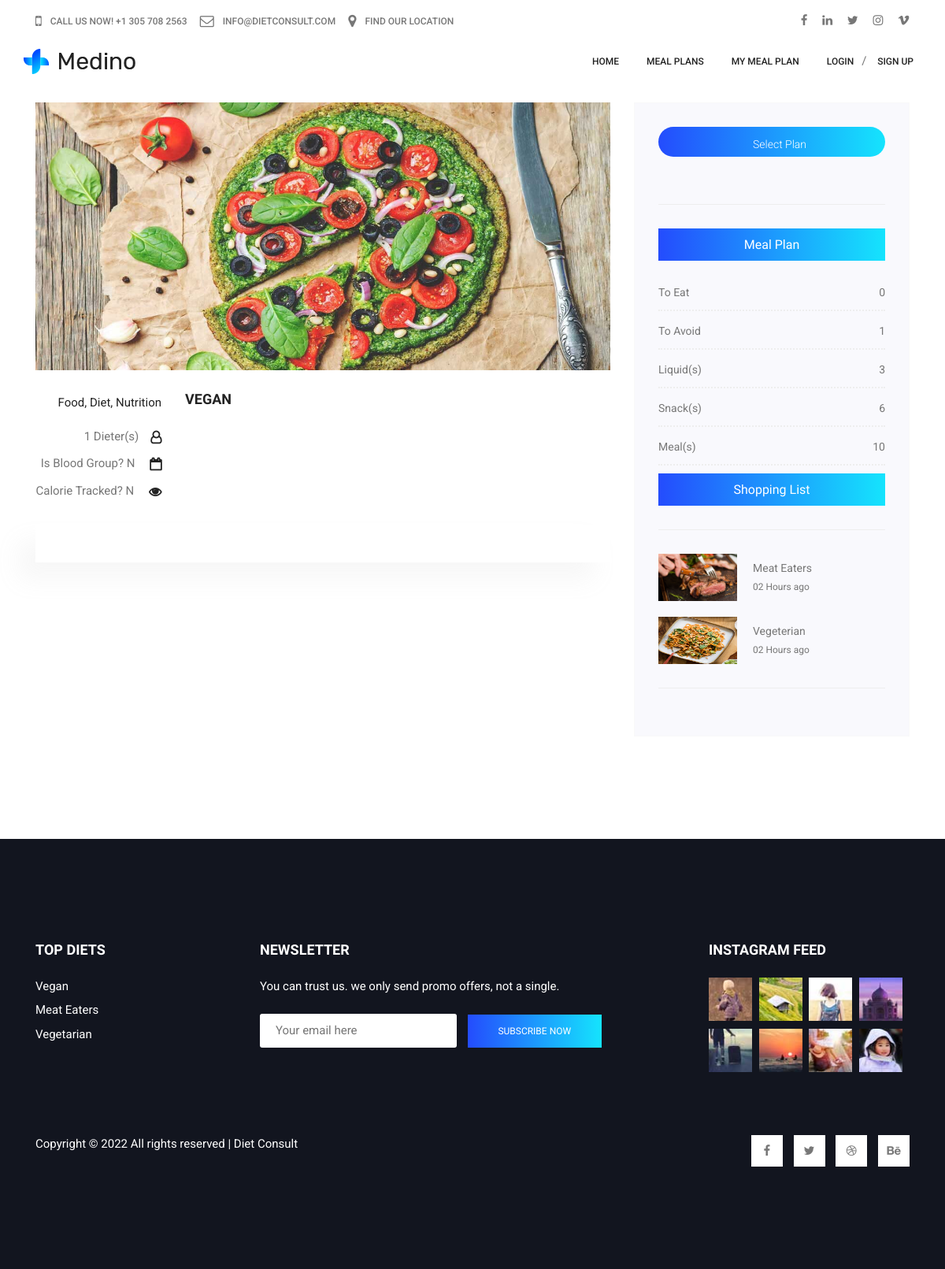
/mealplans/2/info, run on the app's committed database.
### tables this page shows
CREATE TABLE `diet_types` (
  `diet_type_id` int(11) NOT NULL,
  `plan` varchar(450) NOT NULL,
  `summary` varchar(1250) DEFAULT NULL,
  `description` varchar(6500) DEFAULT NULL,
  `image` varchar(50) DEFAULT NULL,
  `diet_super` int(11) DEFAULT NULL,
  `is_calorie_tracking` tinyint(1) NOT NULL,
  `calorie_intake_per_day` varchar(30) DEFAULT NULL,
  `calorie_burnt_per_day` varchar(30) DEFAULT NULL,
  `is_blood_group` tinyint(1) NOT NULL,
  `date_added` timestamp NOT NULL DEFAULT current_timestamp()
);

### application/controllers/Home.php (called while the page is built, shortened)
<?php
class Home extends CI_Controller {
	public function __construct(){
        $this -> load -> helper('url');
		$this -> load -> helper('form');
		$this -> load -> database();
		$this->load->library('session');
        $this -> load -> model('Accounts_Model');
        $this -> load -> model('DietTypes_Model');
        $this -> load -> model('Foods_Model');
        $this -> load -> model('Liquids_Model');
        $this -> load -> model('Snacks_Model');
        $this -> load -> model('Ingredients_Model');
        $this -> load -> model('ShoppingList_Model');
    }
	public function mealplan_info($diet_type_id)
	{
        $data = [];
		$mealplan_info = $this -> DietTypes_Model -> get_info($diet_type_id);
		$data["page_title"] = $mealplan_info -> plan . " (Info)";
		$mealplan_foods = $this -> Foods_Model -> get_multiple_by("diet_type_id", $diet_type_id);
		$mealplan_liquids = $this -> Liquids_Model -> get_multiple_by("diet_type_id", $diet_type_id);
		$mealplan_snacks = $this -> Snacks_Model -> get_multiple_by("diet_type_id", $diet_type_id);
		$mealplan_ingredients = $this -> Ingredients_Model -> get_multiple_by("diet_type_id", $diet_type_id);
		$mealplan_accounts = $this -> Accounts_Model -> get_multiple_by("choosen_plan", $diet_type_id);
		$mealplans = $this -> DietTypes_Model -> get_all();
		$data["mealplan_info"] = $mealplan_info;
		$data["mealplan_foods"] = $mealplan_foods;
		$data["mealplan_liquids"] = $mealplan_liquids;
		$data["mealplan_snacks"] = $mealplan_snacks;
		$data["mealplan_ingredients"] = $mealplan_ingredients;
		$data["mealplan_accounts"] = $mealplan_accounts;
		$data["mealplans"] = $mealplans;
        $this->render('mealplan_info', $data);
	}
	public function render($route, $data = [])
	{
	    $this->load->view('inc/site/header', $data);
		$this->load->view('site/home/'.$route, $data);
        $this->load->view('inc/site/footer', $data);
	}
}
?>

### index.php (called while the page is built, shortened)
<?php
require_once BASEPATH.'core/CodeIgniter.php';

### application/models/DietTypes_Model.php (called while the page is built, shortened)
<?php
class diettypes_model extends CI_model {
    public function get_all(){
        $query = $this -> db-> query("select * from diet_types");
        if($query->num_rows() > 0) return $query->result();
		else return FALSE;
    }
	public function get_info($id){
        $query = $this -> db-> query("select * from diet_types where diet_type_id = '$id'");
        if($query->num_rows() > 0) return $query->row();
		else return FALSE;
    }
}
?>

### application/models/Accounts_Model.php (called while the page is built, shortened)
<?php
class accounts_model extends CI_model {
	public function get_multiple_by($column, $value){
        $query = $this -> db-> query("select * from accounts where $column = '$value'");
        if($query->num_rows() > 0) return $query->result();
		else return FALSE;
    }
}
?>

### application/models/Ingredients_Model.php (called while the page is built, shortened)
<?php
class ingredients_model extends CI_model {
	public function get_multiple_by($column, $value){
        $query = $this -> db-> query("select * from ingredients where $column = '$value'");
        if($query->num_rows() > 0) return $query->result();
		else return FALSE;
    }
}
?>

### application/models/Liquids_Model.php (called while the page is built, shortened)
<?php
class liquids_model extends CI_model {
	public function get_multiple_by($column, $value){
        $query = $this -> db-> query("select * from liquids where $column = '$value'");
        if($query->num_rows() > 0) return $query->result();
		else return FALSE;
    }
}
?>

### application/models/Snacks_Model.php (called while the page is built, shortened)
<?php
class snacks_model extends CI_model {
	public function get_multiple_by($column, $value){
        $query = $this -> db-> query("select * from snacks where $column = '$value'");
        if($query->num_rows() > 0) return $query->result();
		else return FALSE;
    }
}
?>

### application/models/Foods_Model.php (called while the page is built, shortened)
<?php
class foods_model extends CI_model {
	public function get_multiple_by($column, $value){
        $query = $this -> db-> query("select * from foods where $column = '$value'");
        if($query->num_rows() > 0) return $query->result();
		else return FALSE;
    }
}
?>

### application/views/site/home/mealplan_info.php (shortened to what this page needs)
<section class="blog_area section-padding">
    <div class="container">
        <div class="row">
            <div class="col-lg-8 posts-list">
                <div class="single-post row">
                    <div class="col-lg-12">
                        <div class="feature-img">
                            <img class="img-fluid"
                                src="<?php echo base_url('assets/images/mealplans/' . $mealplan_info -> image); ?>"
                                style="width: 730px; height: 340px;" alt="">
                        </div>
                    </div>
                    <div class="col-lg-3  col-md-3">
                        <div class="blog_info text-right">
                            <div class="post_tag">
                                <a href="javascript:{}">Food,</a>
                                <a href="javascript:{}">Diet,</a>
                                <a href="javascript:{}">Nutrition</a>
                            </div>
                            <ul class="blog_meta list">
                                <li>
                                    <a href="javascript:{}">
                                        <?php if($mealplan_accounts){echo count($mealplan_accounts);}else{echo "0";} ?>
                                        Dieter(s)<i class="fa fa-user-o"></i>
                                    </a>
                                </li>
                                <li>
                                    <a href="javascript:{}">
                                        Is Blood Group?
                                        <?php if($mealplan_info -> is_blood_group == 0){echo "N";}else{echo "Y";} ?>
                                        <i class="fa fa-calendar-o"></i>
                                    </a>
                                </li>
                                <li>
                                    <a href="javascript:{}">
                                        Calorie Tracked?
                                        <?php if($mealplan_info -> is_calorie_tracking == 0){echo "N";}else{echo "Y";} ?>
                                        <i class="fa fa-eye"></i>
                                    </a>
                                </li>
                            </ul>
                        </div>
                    </div>
                    <div class="col-lg-9 col-md-9 blog_details">
                        <h3><?php echo $mealplan_info -> plan; ?></h3>
                    </div>
                    <div class="col-lg-12">
                        <div class="quotes">
                        </div>
                    </div>
                </div>
            </div>
            <div class="col-lg-4">
                <?php $this->load->view('site/home/sections-2/sidebar_section');?>
            </div>
        </div>
    </div>
</section>

### application/views/site/home/sections-2/sidebar_section.php (shortened to what this page needs)
<div class="blog_right_sidebar">
    <aside class="single_sidebar_widget search_widget">
        <div class="input-group">
            <button class="widget_title form-control" style="cursor: pointer">Select Plan</button>
        </div>
        <div class="br"></div>
    </aside>
    <aside class="single_sidebar_widget post_category_widget">
        <a href="<?php echo base_url('mealplans/' . $mealplan_info -> diet_type_id . '/plan'); ?>">
            <h4 class="widget_title" style="cursor: pointer">Meal Plan</h4>
        </a>
        <ul class="list cat-list">
            <li>
                <a href="javascript:{}" class="d-flex justify-content-between" data-toggle="modal"
                    data-target="#toEatModal">
                    <p>To Eat</p>
                    <p>
                        <?php if ($mealplan_ingredients){ ?>
                        <?php $totake_count = 0; ?>
                        <?php  echo $totake_count; ?>
                        <?php } else{ echo "0";} ?>
                    </p>
                </a>
            </li>
            <li>
                <a href="javascript:{}" class="d-flex justify-content-between" data-toggle="modal"
                    data-target="#toAvoidModal">
                    <p>To Avoid</p>
                    <p>
                        <?php if ($mealplan_ingredients){ ?>
                        <?php $toavoid_count = 0; ?>
                        <?php foreach($mealplan_ingredients as $row) :?>
                        <?php if($row -> consumption == "Avoid"){ $toavoid_count++;} ?>
                        <?php endforeach; ?>
                        <?php  echo $toavoid_count; ?>
                        <?php } else{ echo "0";} ?>
                    </p>
                </a>
            </li>
            <li>
                <a href="javascript:{}" class="d-flex justify-content-between" data-toggle="modal"
                    data-target="#liquidsModal">
                    <p>Liquid(s)</p>
                    <p>
                        <?php if($mealplan_liquids){echo count($mealplan_liquids);}else{echo "0";} ?>
                    </p>
                </a>
            </li>
            <li>
                <a href="javascript:{}" class="d-flex justify-content-between" data-toggle="modal"
                    data-target="#snacksModal">
                    <p>Snack(s)</p>
                    <p>
                        <?php if($mealplan_snacks){echo count($mealplan_snacks);}else{echo "0";} ?>
                    </p>
                </a>
            </li>
            <li>
                <a href="javascript:{}" class="d-flex justify-content-between" data-toggle="modal"
                    data-target="#mealsModal">
                    <p>Meal(s)</p>
                    <p>
                        <?php if($mealplan_foods){echo count($mealplan_foods);}else{echo "0";} ?>
                    </p>
                </a>
            </li>
        </ul>
    </aside>
    <aside class="single-sidebar-widget newsletter_widget" style="margin-top: 10px">
        <a href="">
            <h4 class="widget_title" style="cursor: pointer">Shopping List</h4>
        </a>
        <div class="br"></div>
    </aside>
    <aside class="single_sidebar_widget popular_post_widget">
        <?php if ($mealplans){ ?>
        <?php $mealplan_count = 1; ?>
        <?php foreach($mealplans as $row) :?>
        <?php if ($mealplan_count < 4){ ?>
        <?php if ($mealplan_info -> diet_type_id != $row -> diet_type_id){ ?>
        <div class="media post_item">
            <a href="<?php echo base_url('mealplans/' . $row -> diet_type_id . '/info'); ?>">
                <img src="<?php echo base_url('assets/images/mealplans/' . $row -> image); ?>"
                    style="width: 100px; height: 60px" alt="post">
                <div class="media-body">
                    <a href="<?php echo base_url('mealplans/' . $row -> diet_type_id . '/info'); ?>">
                        <h5><?php echo $row -> plan; ?></h5>
                    </a>
                    <p>02 Hours ago</p>
                </div>
            </a>
        </div>
        <?php $mealplan_count++; }} ?>
        <?php endforeach; ?>
        <?php } ?>
        <div class="br"></div>
    </aside>
</div>

### assets/css/style.css (style rules this page uses)
html { scroll-behavior: smooth; }
body { color: #777; font-family: "Roboto", sans-serif; font-size: 15px; font-weight: 400; }
h3 { color: #222; font-family: "Ubuntu", sans-serif; font-size: 18px !important; font-weight: 700; text-transform: uppercase; }
h4 { color: #222; font-family: "Ubuntu", sans-serif; font-size: 16px !important; font-weight: 400; }
h5 { color: #777; font-family: "Roboto", sans-serif; text-transform: capitalize; font-size: 14px !important; font-weight: 400; }
ul { margin: 0; padding: 0; list-style: none; }
.blog_info { padding-top: 30px; }
.blog_info .post_tag { padding-bottom: 20px; }
.blog_info .post_tag a { font: 300 14px/21px; color: #222; }
.blog_info .blog_meta li a { font: 300 14px/20px; color: #777777; vertical-align: middle; padding-bottom: 12px; display: inline-block; }
.blog_info .blog_meta li a i { color: #222; font-size: 16px; font-weight: 600; padding-left: 15px; line-height: 20px; vertical-align: middle; }
.blog_details { padding-top: 20px; }
.blog_right_sidebar { border: 1px solid #f9f9f9; background: #f9f9fd; padding: 30px; }
.blog_right_sidebar .widget_title { font-size: 18px; line-height: 25px; background: linear-gradient(to right, #244cfd, #15e4fd); text-align: center; color: #fff; padding: 8px 0px; margin-bottom: 30px; }
.blog_right_sidebar .search_widget .input-group .form-control { font-size: 14px; line-height: 29px; border: 0px; width: 100%; font-weight: 300; color: #fff; padding-left: 20px; border-radius: 45px; z-index: 0; background: linear-gradient(to right, #244cfd, #15e4fd); }
.blog_right_sidebar .popular_post_widget .post_item .media-body { justify-content: center; align-self: center; padding-left: 20px; }
.blog_right_sidebar .popular_post_widget .post_item .media-body h5 { font-size: 14px; line-height: 20px; margin-bottom: 4px; transition: all 0.3s linear; }
.blog_right_sidebar .popular_post_widget .post_item .media-body p { font-size: 12px; line-height: 21px; margin-bottom: 0px; }
.blog_right_sidebar .popular_post_widget .post_item + .post_item { margin-top: 20px; }
.blog_right_sidebar .post_category_widget .cat-list li { border-bottom: 2px dotted #eee; transition: all 0.3s ease 0s; padding-bottom: 12px; }
.blog_right_sidebar .post_category_widget .cat-list li a { font-size: 14px; line-height: 20px; color: #777; }
.blog_right_sidebar .post_category_widget .cat-list li a p { margin-bottom: 0px; }
.blog_right_sidebar .post_category_widget .cat-list li + li { padding-top: 15px; }
.blog_right_sidebar .newsletter_widget { text-align: center; }
.blog_right_sidebar .br { width: 100%; height: 1px; background: #eee; margin: 30px 0px; }
.single-post .blog_details { padding-top: 26px; }
.single-post .quotes { margin-top: 20px; margin-bottom: 30px; padding: 24px 35px 24px 30px; background-color: #fff; box-shadow: -20.84px 21.58px 30px 0px rgba(176, 176, 176, 0.1); font-size: 14px; line-height: 24px; color: #777; font-style: italic; }
h3 { font-size: 24px; }
h4 { font-size: 18px; }
h5 { font-size: 16px; }
.section-padding { padding: 130px 0; }

### data on the page
diet_types: image (picture), plan "VEGAN"
diet_types: image (picture), plan "Meat Eaters"
diet_types: image (picture), plan "Vegeterian"

### other printed values
count($mealplan_accounts) "1"
$totake_count "0"
$toavoid_count "1"
count($mealplan_liquids) "3"
count($mealplan_snacks) "6"
count($mealplan_foods) "10"
